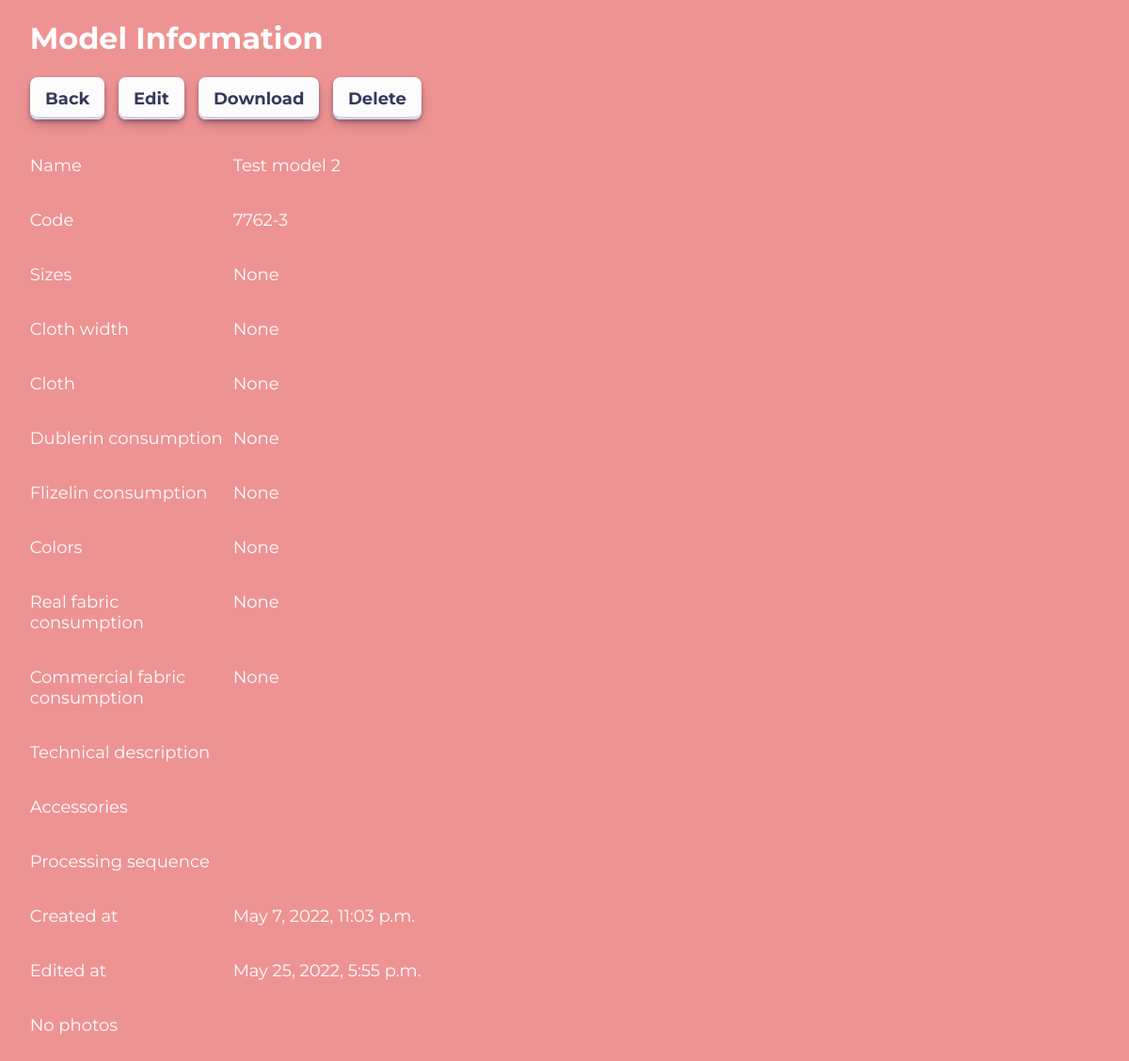
The page /ModelDetail/2/ on the database its author committed.
### models/models.py (models this page shows, shortened)
class Model(models.Model):
    name = models.CharField(max_length=50, blank=False)
    code = models.CharField(max_length=50, blank=False)
    sizes = models.CharField(max_length=100, null=True, blank=True)
    cloth_width = models.CharField(max_length=100, null=True, blank=True)
    cloth = models.CharField(max_length=100, null=True, blank=True)
    dublerin_cons = models.CharField(max_length=100, null=True, blank=True)
    flizelin_cons = models.CharField(max_length=100, null=True, blank=True)
    colors = models.CharField(max_length=100, null=True, blank=True)
    cloth_cons_fact = models.CharField(max_length=100, null=True, blank=True)
    cloth_cons_comm = models.CharField(max_length=100, null=True, blank=True)
    desc = models.TextField(max_length=2000,null=True, blank=True)
    furniture = models.TextField(max_length=2000, null=True, blank=True)
    proccesing = models.TextField(max_length=2000, null=True, blank=True)
    date_added = models.DateTimeField(auto_now_add=True)
    date_updated = models.DateTimeField(auto_now=True)
    class Meta:
        verbose_name = 'Модель'
        verbose_name_plural = 'Модели'
        ordering = ['-date_added']

### models/views.py (the view, shortened to what this page needs)
# urls.py: path('ModelDetail/<int:pk>/', views.ModelDetailView.as_view(), name='model-detail'),
class ModelDetailView(DetailView):
    model = Model
    template_name = "model-detail.html"
    context_object_name = 'model'

### templates/model-detail.html (shortened to what this page needs)
{% load static %}
<!DOCTYPE html>
<html lang="en">
<head>
    <link rel="stylesheet" href="{% static 'css/base.css' %}">
    <link rel="stylesheet" href="{% static 'css/model-detail.css' %}">
</head>
<body>
    <div class="main">
        <h1>Model Information</h1>
        <div class="top-bar">
            <a href="{% url 'home' %}"><button class="btn-inrow">Back</button></a>
            <a href="{% url 'model-update' model.id %}"><button class="btn-inrow">Edit</button></a>
            <a href="{% url 'docx' model.id %}"><button class="btn-inrow">Download</button></a>
            <a href="{% url 'delete-model' model.id %}"><button class="btn-inrow">Delete</button></a>
        </div>
        <div class="model-container">
            <div class="field">
                <p>Name</p>
                <p>{{ model.name }}</p>
            </div>
            <div class="field">
                <p>Code</p>
                <p>{{ model.code }}</p>
            </div>
            <div class="field">
                <p>Sizes</p>
                <p id="id_sizes">{{ model.sizes}}</p>
            </div>
            <div class="field">
                <p>Cloth width</p>
                <p id="id_cloth_width">{{ model.cloth_width }}</p>
            </div>
            <div class="field">
                <p>Cloth</p>
                <p id="id_cloth">{{ model.cloth }}</p>
            </div>
            <div class="field">
                <p>Dublerin consumption</p>
                <p id="id_dublerin_cons">{{ model.dublerin_cons }}</p>
            </div>
            <div class="field">
                <p>Flizelin consumption</p>
                <p id="id_flizelin_cons">{{ model.flizelin_cons }}</p>
            </div>
            <div class="field">
                <p>Colors</p>
                <p id="id_colors">{{ model.colors }}</p>
            </div>
            <div class="field">
                <p>Real fabric consumption</p>
                <p id="id_cloth_cons_comm">{{ model.cloth_cons_fact }}</p>
            </div>
            <div class="field">
                <p>Commercial fabric consumption</p>
                <p id="id_cloth_cons_fact">{{ model.cloth_cons_comm }}</p>
            </div>
            <div class="field">
                <p>Technical description</p>
                <p>{{ model.desc }}</p>
            </div>
            <div class="field">
                <p>Accessories</p>
                <p>{{ model.furniture }}</p>
            </div>
            <div class="field">
                <p>Processing sequence</p>
                <p>{{ model.proccesing }}</p>
            </div>
             <div class="field">
                <p>Created at</p>
                <p>{{ model.date_added }}</p>
            </div>
            <div class="field">
                <p>Edited at</p>
                <p>{{ model.date_updated }}</p>
            </div>
            {% for img in model.image_set.all %}
                <img src="{{img.image.url}}" class="" alt="..." style="width: 300px; height: 300px;">
                {% empty %}
                    <p>No photos</p>
                    <br>
            {% endfor %}
        </div>
    </div>
</body>
</html>

### static/css/base.css (style rules this page uses)
* { font-family: Montserrat; text-decoration: none; }
h1, h2, h3, h4 { color: white; }
body { background-color: #ee9393; }
.main { margin-left: 2%; margin-right: 2%; align-items: center; }
body, html { height:100% }
.btn-inrow { outline: none; font-weight: bold; align-items: center; background-color: #FCFCFD; border-radius: 0px; border-width: 0; box-shadow: rgba(45, 35, 66, 0.4) 0 2px 4px,rgba(45, 35, 66, 0.3) 0 7px 13px -3px,#D6D6E7 0 -3px 0 inset; box-sizing: border-box; color: #36395A; cursor: pointer; display: inline-flex; font-family: Montserrat; height: 45px; justify-content: center; line-height: 1; list-style: none; padding-left: 16px; padding-right: 16px; text-align: left; text-decoration: none; transition: box-shadow .15s, transform .15s; user-select: none; -webkit-user-select: none; touch-action: manipulation; white-space: nowrap; will-change: box-shadow,transform; font-size: 18px; border-radius: 8px; }

### static/css/model-detail.css (style rules this page uses)
.top-bar { margin-top: 10px; margin-bottom: 20px; display: flex; grid-gap: 15px; }
.field { font-size: 18px; display: grid; grid-template-columns: 19% 78%; }
p { color: white; font-size: 18px; }

### rows shown on the page
Model: name "Test model 2", code "7762-3", sizes "None", cloth_width "None", cloth "None", dublerin_cons "None", flizelin_cons "None", colors "None", cloth_cons_fact "None", cloth_cons_comm "None", date_added "May 7, 2022, 11:03 p.m.", date_updated "May 25, 2022, 5:55 p.m."
